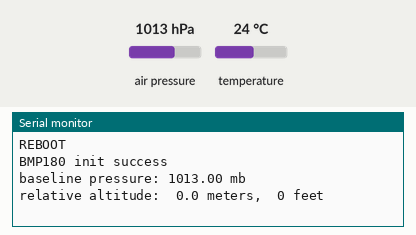
A sketch run on a simulated Arduino Uno, built with avr-gcc and run on an emulated ATmega328P. Shown: the last lines printed to the serial monitor. The test bench sets the inputs (shaded band); at power-on: air pressure 1013 hPa, temperature 24 °C.

Above: at 1.6 s.
1.7 s: air pressure set to 1025 hPa
At 3.1 s:
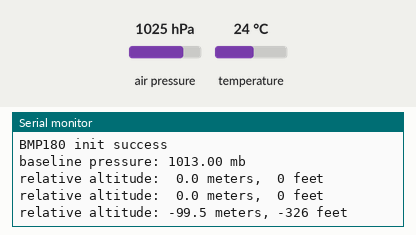
4.8 s: air pressure set to 952 hPa
At 5.7 s:
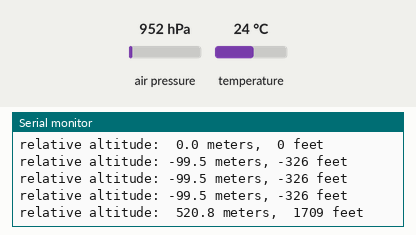

Measured:
- after the input at 1.7 s, the serial monitor: prints a new line after 0.80 s (image 1)
- after the input at 4.8 s, the serial monitor: prints a new line after 0.20 s (image 2)

The sketch:

Altitude_BMP180_7segLED.ino
```cpp
// (licence header left out)
// Your sketch must #include this library, and the Wire library.
// (Wire is a standard library included with Arduino.):

#include <SFE_BMP180.h>
#include <Wire.h>

#include "SevSeg.h"
//SevSeg sevseg; //Instantiate a seven segment object
long lastmesure = 0;
float led_altitude = 0;


// You will need to create an SFE_BMP180 object, here called "pressure":

SFE_BMP180 pressure;

double baseline; // baseline pressure

void setup()
{
  Serial.begin(9600);
  Serial.println("REBOOT");

  // 7 Segment LED
  //byte numDigits = 4;
  //byte digitPins[] = {53, 52, 51, 50};
  //byte segmentPins[] = {49, 48, 47, 46, 45, 44, 43, 42};
  //sevseg.begin(COMMON_CATHODE, numDigits, digitPins, segmentPins);

  // Initialize the sensor (it is important to get calibration values stored on the device).

  if (pressure.begin())
    Serial.println("BMP180 init success");
  else
  {
    // Oops, something went wrong, this is usually a connection problem,
    // see the comments at the top of this sketch for the proper connections.

    Serial.println("BMP180 init fail (disconnected?)\n\n");
    while(1); // Pause forever.
  }

  // Get the baseline pressure:

  baseline = getPressure();

  Serial.print("baseline pressure: ");
  Serial.print(baseline);
  Serial.println(" mb");
}

void loop()
{
  double a,P;

  if ( (millis() - lastmesure) > 800 ){

  // Get a new pressure reading:

  P = getPressure();

  // Show the relative altitude difference between
  // the new reading and the baseline reading:

  a = pressure.altitude(P,baseline);
  led_altitude = (float)a;
  Serial.print("relative altitude: ");
  if (a >= 0.0) Serial.print(" "); // add a space for positive numbers
  Serial.print(a,1);
  Serial.print(" meters, ");
  if (a >= 0.0) Serial.print(" "); // add a space for positive numbers
  Serial.print(a*3.28084,0);
  Serial.println(" feet");
  lastmesure = millis();
  }

  //sevseg.setBrightness(100);
  //sevseg.setNumber(led_altitude,1);
  //sevseg.refreshDisplay();
}


double getPressure()
{
  char status;
  double T,P,p0,a;

  // You must first get a temperature measurement to perform a pressure reading.

  // Start a temperature measurement:
  // If request is successful, the number of ms to wait is returned.
  // If request is unsuccessful, 0 is returned.

  status = pressure.startTemperature();
  if (status != 0)
  {
    // Wait for the measurement to complete:

    delay(status);

    // Retrieve the completed temperature measurement:
    // Note that the measurement is stored in the variable T.
    // Use '&T' to provide the address of T to the function.
    // Function returns 1 if successful, 0 if failure.

    status = pressure.getTemperature(T);
    if (status != 0)
    {
      // Start a pressure measurement:
      // The parameter is the oversampling setting, from 0 to 3 (highest res, longest wait).
      // If request is successful, the number of ms to wait is returned.
      // If request is unsuccessful, 0 is returned.

      status = pressure.startPressure(3);
      if (status != 0)
      {
        // Wait for the measurement to complete:
        delay(status);

        // Retrieve the completed pressure measurement:
        // Note that the measurement is stored in the variable P.
        // Use '&P' to provide the address of P.
        // Note also that the function requires the previous temperature measurement (T).
        // (If temperature is stable, you can do one temperature measurement for a number of pressure measurements.)
        // Function returns 1 if successful, 0 if failure.

        status = pressure.getPressure(P,T);
        if (status != 0)
        {
          return(P);
        }
        else Serial.println("error retrieving pressure measurement\n");
      }
      else Serial.println("error starting pressure measurement\n");
    }
    else Serial.println("error retrieving temperature measurement\n");
  }
  else Serial.println("error starting temperature measurement\n");
}
```
